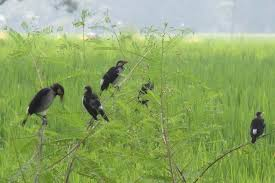
%> input picture testbird.jpeg, 275 x 183 px
$ octave FinalImageProcessing.m   (GNU Octave 9; MATLAB toolbox functions it lacks are replaced by stand-ins)
%> lines starting %> are read from the running program, lines starting %| are printed output that depends on the picture; in (x1, y1, x2, y2) boxes, pixels count from 0 and x2, y2 are one past the last pixel; in counts of white or black regions, pixels touching at a corner belong together; the program's own positions count from 1
% Read the input image
inputImage = imread('testbird.jpeg');
%> inputImage is the input picture: size 183x275x3 uint8; mean R, G, B 141.8, 166.9, 103.3

% Convert the image to grayscale
grayImage = rgb2gray(inputImage);
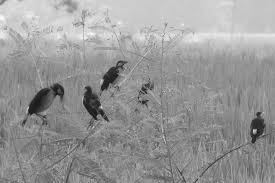
%> grayImage: size 183x275 uint8; min 15, max 252, mean 152.1

% Perform image segmentation
binaryImage = imbinarize(grayImage, 'adaptive');
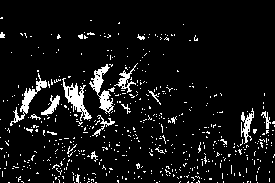
%> binaryImage: size 183x275 logical; 7.4% white in thin lines or dots

% Remove small objects (noise) from the binary image
binaryImage = bwareaopen(binaryImage, 100);
%> binaryImage: size 183x275 logical; 3.7% white; 7 white regions, largest, box (x1, y1, x2, y2) and area: (89, 64, 114, 114) 428, (62, 78, 92, 121) 424, (10, 73, 47, 126) 368

% Fill holes in the binary image
filledImage = imfill(binaryImage, 'holes');
%> filledImage: size 183x275 logical; 3.8% white; 7 white regions

% Perform object detection
labeledImage = bwlabel(filledImage);
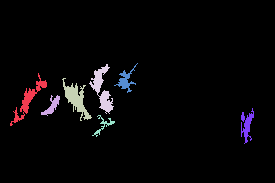
%> labeledImage: size 183x275 double; 8 distinct labels, from 0 to 7; one colour per label, 0 black
measurements = regionprops(labeledImage, 'BoundingBox');
%> measurements = 7 regions; box (x1, y1, x2, y2): (10, 73, 47, 126), (41, 95, 60, 116), (62, 78, 92, 121), (89, 64, 114, 114), (92, 115, 115, 137), (114, 63, 138, 93), (241, 108, 254, 144)

% Draw bounding boxes around the identified birds
outputImage = inputImage;
for i = 1:numel(measurements)
    bbox = measurements(i).BoundingBox;
    outputImage = insertShape(outputImage, 'Rectangle', bbox, 'LineWidth', 2, 'Color', 'red');
end
%> this loop made 7 passes
%> bbox on passes 1 to 7: [10.5 73.5 37 53], [41.5 95.5 19 21], [62.5 78.5 30 43], [89.5 64.5 25 50], [92.5 115.5 23 22], [114.5 63.5 24 30], [241.5 108.5 13 36]
%> pass 1, `outputImage = insertShape(outputImage, 'Rectangle', bbox, 'LineWidth',..`:
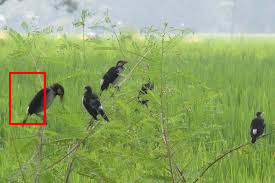
%> outputImage: size 183x275x3 uint8; 0.68% of pixels changed, all inside (x1, y1, x2, y2) = (9, 72, 46, 125)
%> pass 2, `outputImage = insertShape(outputImage, 'Rectangle', bbox, 'LineWidth',..`:
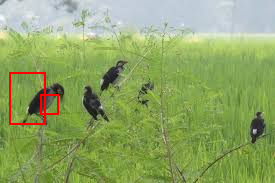
%> outputImage: size 183x275x3 uint8; 0.95% of pixels changed, all inside (x1, y1, x2, y2) = (9, 72, 59, 125)
%> pass 3, `outputImage = insertShape(outputImage, 'Rectangle', bbox, 'LineWidth',..`:
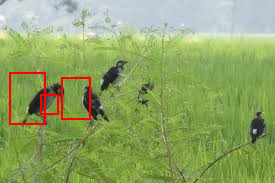
%> outputImage: size 183x275x3 uint8; 1.5% of pixels changed, all inside (x1, y1, x2, y2) = (9, 72, 91, 125)
%> after the loop:
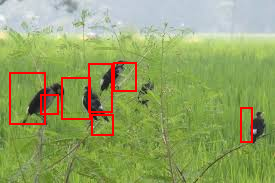
%> outputImage: size 183x275x3 uint8; 3.07% of pixels changed, all inside (x1, y1, x2, y2) = (9, 62, 253, 143)

% Display the results
figure;
subplot(1, 2, 1);
imshow(inputImage);
title('Original Image');
subplot(1, 2, 2);
imshow(outputImage);
title('Bird Identification');

% Save the output image
imwrite(outputImage, 'identified_birds.jpg');
